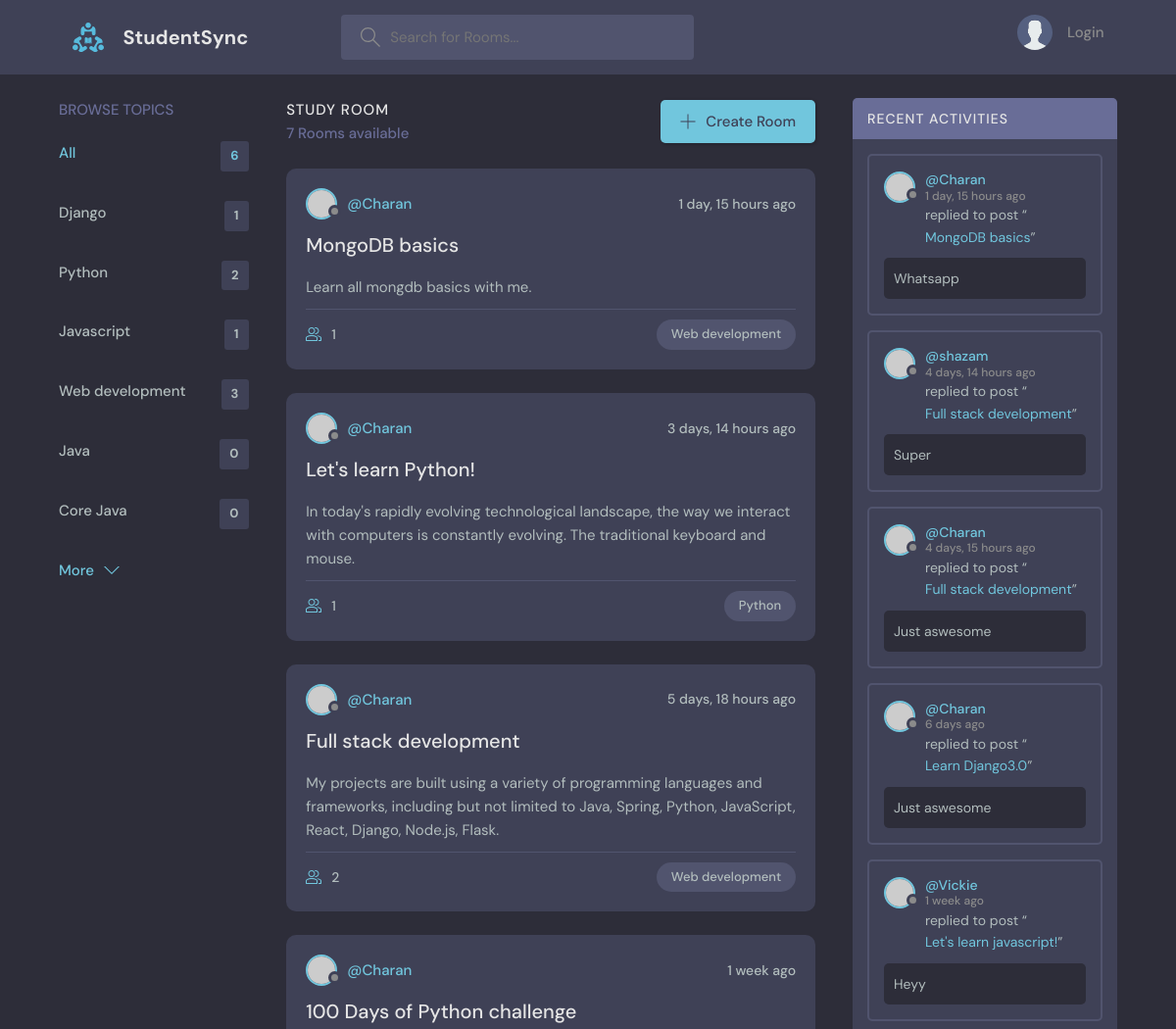
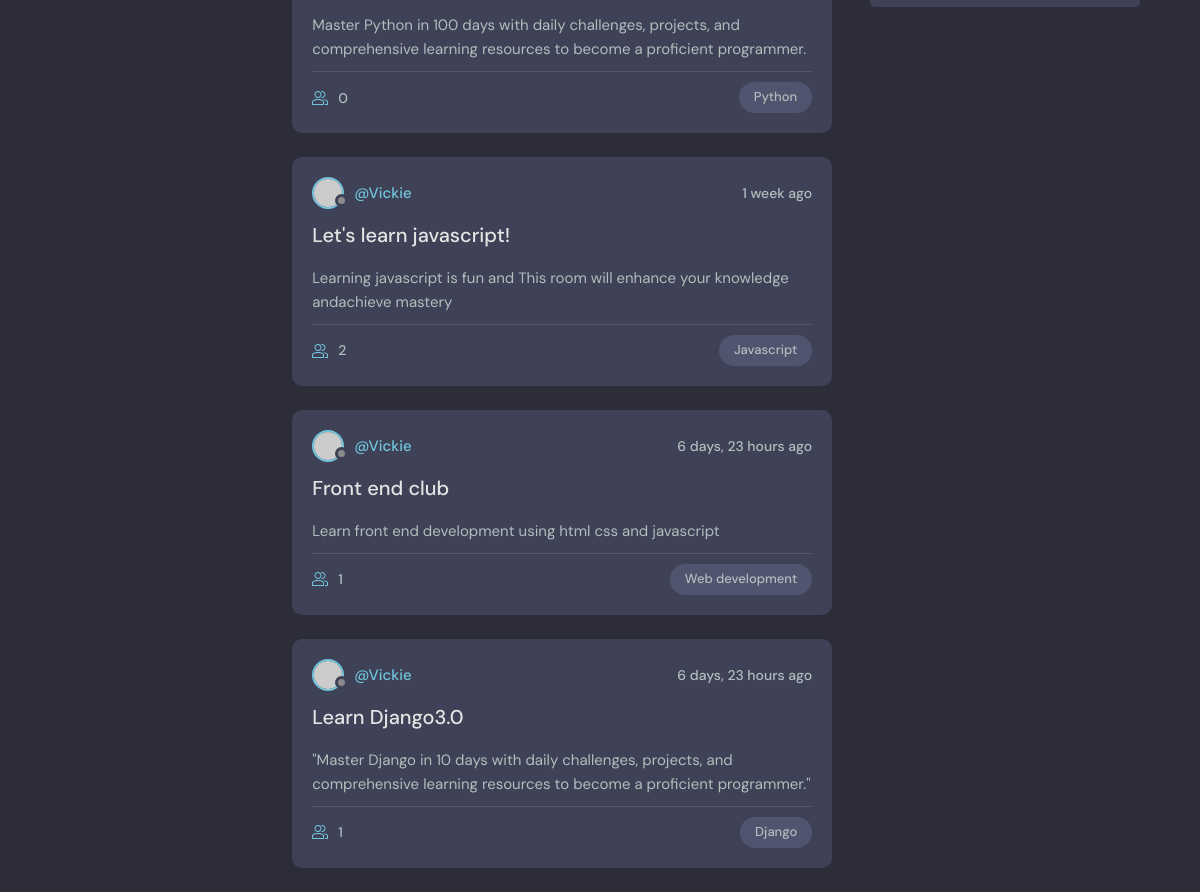
The page / on the database its author committed (2 pictures, top to bottom).
### base/models.py (models this page shows, shortened)
class Topic(models.Model):
    name=models.CharField(max_length=200)

class Room(models.Model):
    host= models.ForeignKey(User,on_delete=models.SET_NULL,null=True)
    topic= models.ForeignKey(Topic,on_delete=models.SET_NULL,null=True)
    name=models.CharField(max_length=200)
    description=models.TextField(null=True,blank=True)
    participants=models.ManyToManyField(User,related_name='participants',blank=True)
    updated=models.DateTimeField(auto_now=True)
    created=models.DateTimeField(auto_now_add=True)
    class Meta:
        ordering=['-updated','-created']

class Message(models.Model):
    user=models.ForeignKey(User,on_delete=models.CASCADE)
    room=models.ForeignKey(Room,on_delete=models.CASCADE)
    body=models.TextField()
    updated=models.DateTimeField(auto_now=True)
    created=models.DateTimeField(auto_now_add=True)
    class Meta:
        ordering=['-updated','-created']

### base/views.py (the view)
# urls.py: path('',views.home,name="home"),
def home(request):
    q = request.GET.get('q') if request.GET.get('q') != None else ''
    rooms = Room.objects.filter(
        Q(topic__name__icontains=q) |
        Q(name__icontains=q) |
        Q(description__icontains=q)
    )
    topics = Topic.objects.all()
    room_messages = Message.objects.filter(Q(room__name__icontains=q))
    context = {'rooms': rooms, 'topics': topics,
               'room_messages': room_messages}
    return render(request, 'base/home.html', context)

### base/templates/base/home.html (shortened to what this page needs)
{% extends 'main.html' %} {% block content %}
<main class="layout layout--3">
  <div class="container">
    <div>{% include 'base/topics_component.html' %}</div>
    <div class="roomList">
      <div class="roomList__header">
        <div>
          <h2>Study Room</h2>
          <p>{{rooms.count}} Rooms available</p>
        </div>
        <a class="btn btn--main" href="{% url 'create-room' %}">
          <svg
            version="1.1"
            xmlns="http://www.w3.org/2000/svg"
            width="32"
            height="32"
            viewBox="0 0 32 32"
          >
            <title>add</title>
            <path
              d="M16.943 0.943h-1.885v14.115h-14.115v1.885h14.115v14.115h1.885v-14.115h14.115v-1.885h-14.115v-14.115z"
            ></path>
          </svg>
          Create Room
        </a>
      </div>
      {% include 'base/feed_component.html' %}
    </div>
    {% include 'base/activity_component.html' %}
  </div>
</main>
{% endblock content %}

### base/templates/base/topics_component.html
<div class="topics">
  <div class="topics__header">
    <h2>Browse Topics</h2>
  </div>
  <ul class="topics__list">
    <li>
      <a href="{% url 'home' %}" class="active">All <span>{{topics.count}}</span></a>
    </li>
    {% for topic in topics %}
    <li>
      <a href="{% url 'home' %}?q={{topic.name}}">{{topic.name}} <span>{{topic.room_set.all.count}}</span></a>
    </li>
    {% endfor %}
  </ul>
  <a class="btn btn--link" href="topics.html">
    More
    <svg
      version="1.1"
      xmlns="http://www.w3.org/2000/svg"
      width="32"
      height="32"
      viewBox="0 0 32 32"
    >
      <title>chevron-down</title>
      <path d="M16 21l-13-13h-3l16 16 16-16h-3l-13 13z"></path>
    </svg>
  </a>
</div>

### base/templates/base/feed_component.html (shortened to what this page needs)
{% for room in rooms %}
<div class="roomListRoom">
  <div class="roomListRoom__header">
    <a href="{% url 'profile' room.host.id %}" class="roomListRoom__author">
      <div class="avatar avatar--small">
        <img src="https://randomuser.me/api/portraits/women/11.jpg" />
      </div>
      <span>@{{room.host.username}}</span>
    </a>
    <div class="roomListRoom__actions">
      <span>{{room.created|timesince}} ago</span>
    </div>
  </div>
  <div class="roomListRoom__content">
    <a href="{% url 'room' room.id %}">{{room.name}}</a>
    <p>
      {{room.description}}
    </p>
  </div>
  <div class="roomListRoom__meta">
    <a href="{% url 'room' room.id %}" class="roomListRoom__joined">
      {{room.participants.all.count}}
    </a>
    <p class="roomListRoom__topic">{{room.topic.name}}</p>
  </div>
</div>
{% endfor %}

### base/templates/base/activity_component.html (shortened to what this page needs)
<div class="activities">
  <div class="activities__header">
    <h2>Recent Activities</h2>
  </div>
  {% for message in room_messages %}
  <div class="activities__box">
    <div class="activities__boxHeader roomListRoom__header">
      <a href="{% url 'profile' message.user.id %}" class="roomListRoom__author">
        <div class="avatar avatar--small">
          <img src="https://randomuser.me/api/portraits/women/11.jpg" />
        </div>
        <p>
          @{{message.user}}
          <span> {{message.created|timesince}} ago</span>
        </p>
      </a>
    </div>
    <div class="activities__boxContent">
      <p>
        replied to post “<a href="{% url 'room' message.room.id %}">{{message.room.name}}</a
        >”
      </p>
      <div class="activities__boxRoomContent">
        {{message.body}}
      </div>
    </div>
  </div>
  {% endfor %}
</div>

### rows shown on the page
Topic: name "Django", room_set.all.count "1"
Topic: name "Python", room_set.all.count "2"
Topic: name "Javascript", room_set.all.count "1"
Topic: name "Web development", room_set.all.count "3"
Topic: name "Java", room_set.all.count "0"
Topic: name "Core Java", room_set.all.count "0"
Room: host.username "Charan", created "1 day, 15 hours", name "MongoDB basics", description "Learn all mongdb basics with me.", participants.all.count "1", topic.name "Web development"
Room: host.username "Charan", created "3 days, 14 hours", name "Let's learn Python!", description "In today's rapidly evolving technological landscape, the way we interact with computers is constantly evolving. The traditional keyboard and mouse.", participants.all.count "1", topic.name "Python"
Room: host.username "Charan", created "5 days, 18 hours", name "Full stack development", description "My projects are built using a variety of programming languages and frameworks, including but not limited to Java, Spring, Python, JavaScript, React, Django, Node.js, Flask.", participants.all.count "2", topic.name "Web development"
Room: host.username "Charan", created "1 week", name "100 Days of Python challenge", description "Master Python in 100 days with daily challenges, projects, and comprehensive learning resources to become a proficient programmer.", participants.all.count "0", topic.name "Python"
Room: host.username "Vickie", created "1 week", name "Let's learn javascript!", description "Learning javascript is fun and This room will enhance your knowledge andachieve mastery", participants.all.count "2", topic.name "Javascript"
Room: host.username "Vickie", created "6 days, 23 hours", name "Front end club", description "Learn front end development using html css and javascript", participants.all.count "1", topic.name "Web development"
Room: host.username "Vickie", created "6 days, 23 hours", name "Learn Django3.0", description "\"Master Django in 10 days with daily challenges, projects, and comprehensive learning resources to become a proficient programmer.\"", participants.all.count "1", topic.name "Django"
Message: user "Charan", created "1 day, 15 hours", room.name "MongoDB basics", body "Whatsapp"
Message: user "shazam", created "4 days, 14 hours", room.name "Full stack development", body "Super"
Message: user "Charan", created "4 days, 15 hours", room.name "Full stack development", body "Just aswesome"
Message: user "Charan", created "6 days", room.name "Learn Django3.0", body "Just aswesome"
Message: user "Vickie", created "1 week", room.name "Let's learn javascript!", body "Heyy"

### other values the page prints
{{ topics.count }} "6"
{{ rooms.count }} "7"
